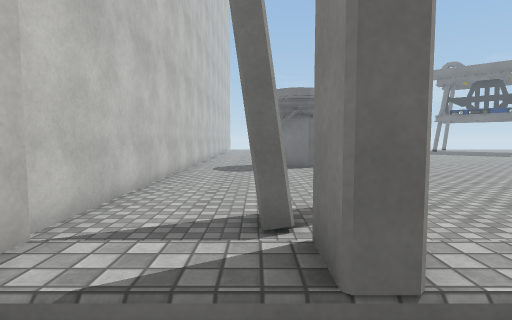
view 1 (above)

17 first-person views from a walk through a Unity game level. The camera is 1.4 m above the floor, tilts 4° down and sees 80° across. The floor is counted in squares, 1 m on a side. Each view is taken from the middle of a square. On the plan, view 1 faces up. The plan holds only what a view shows up to about 14 squares ahead; the rest is blank. The place goes on beyond the plan. The player is left out. Surface patterns are stand-ins for the level's own textures.

view 2
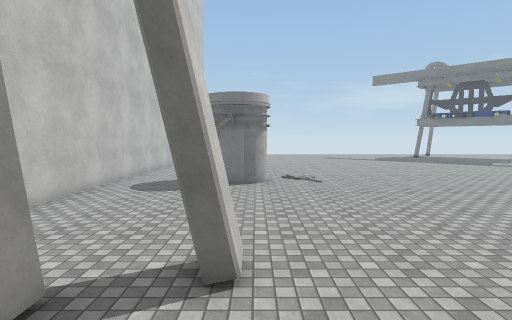

view 3
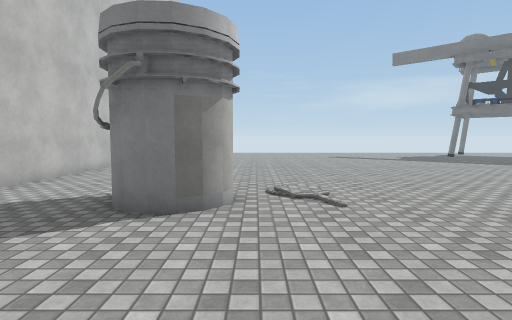

view 4
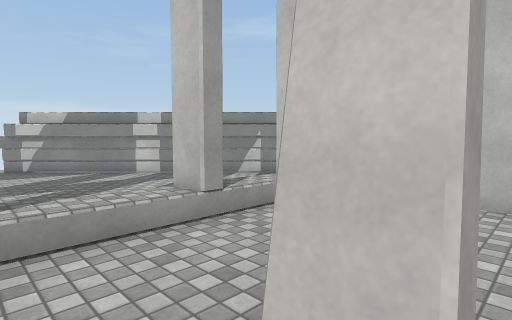

view 5
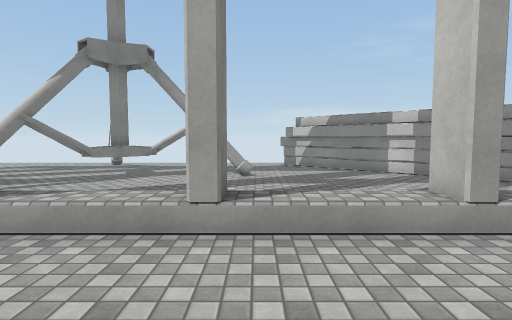

view 6
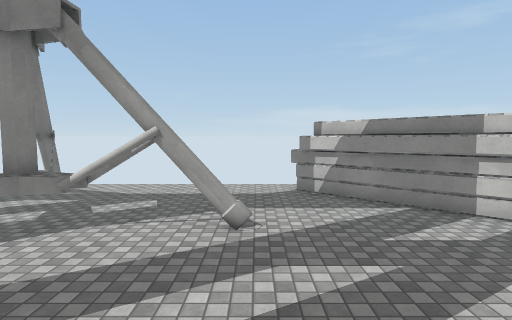

view 7
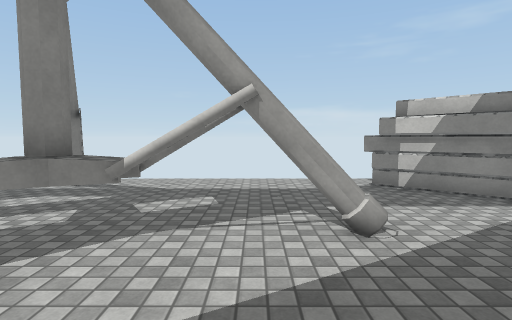

view 8
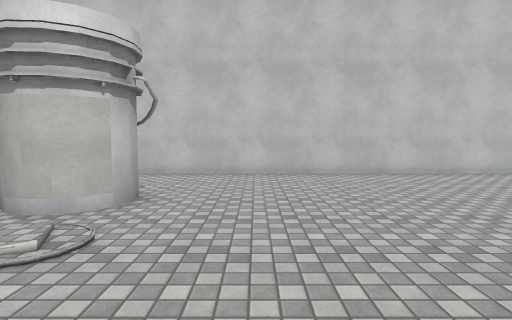

view 9
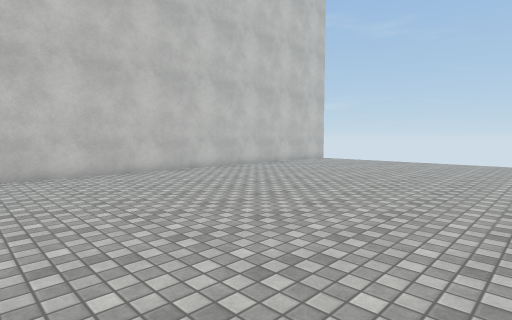

view 10
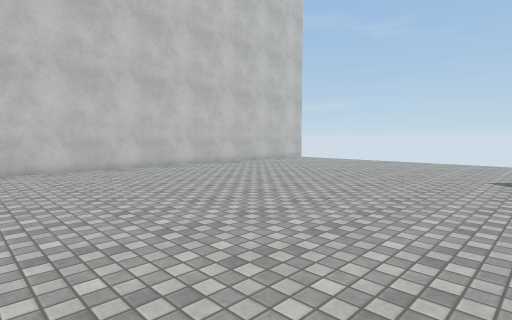

view 11
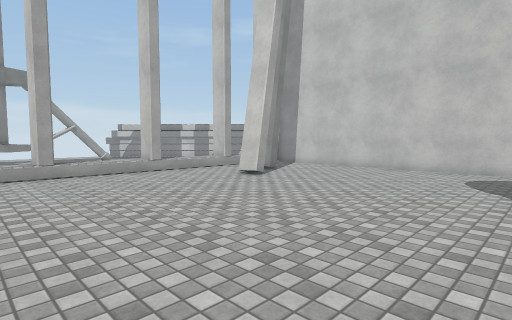

view 12
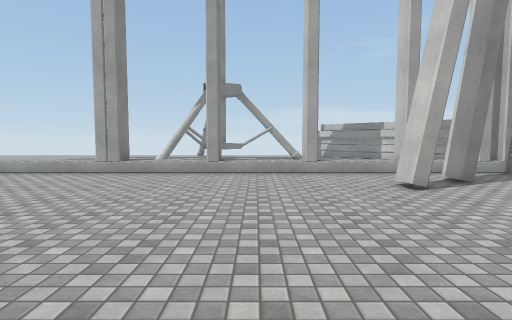

view 13
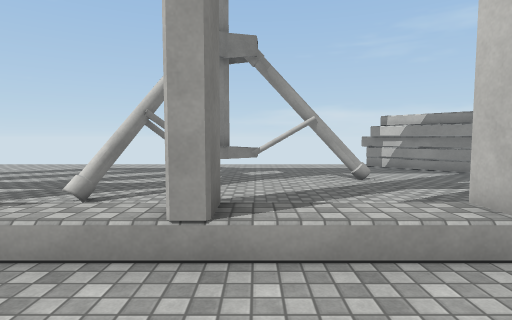

view 14
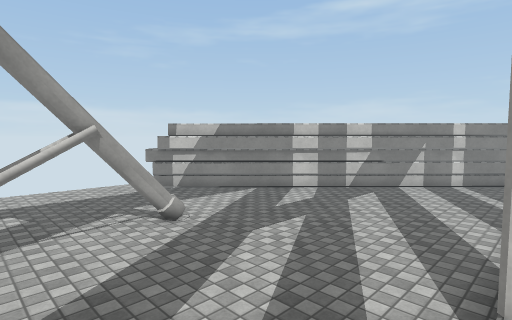

view 15
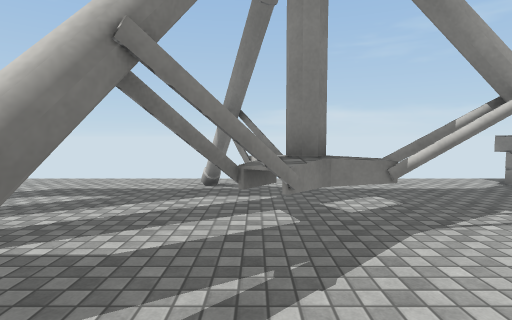

view 16
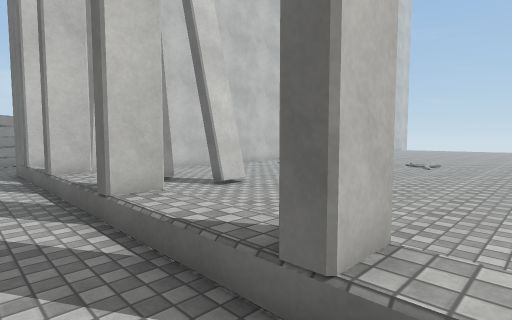

view 17
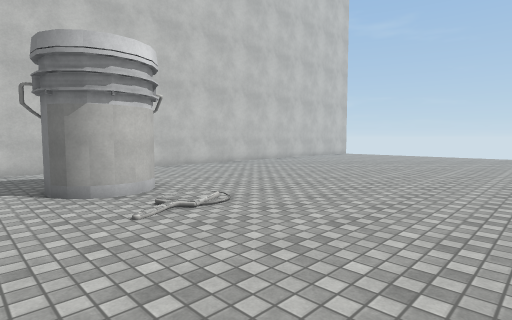

### Floor plan
Key: @ floor where view 1 was taken; # wall or solid block; . main floor; : floor 0.5 m higher than the main floor; / step, stairs or slope; = window, fence, low wall or low ledge; ^ raised ledge; B bucket; T thing the floor can be seen under or through; O other object.
Columns run from 7 left of view 1 to 11 right of it. Each row starts with its distance up from view 1.
 30     # ............
 29     #.............
 28     #.............
 27     #.............
 26     #..............
 25     #..............
 24     #..............
 23     #..............
 22     #..............
 21     #..............
 20     #..............
 19     #..............
 18     #..............
 17     #... ##./......
 16     #...B##./......
 15     #...###........
 14     #..............
 13     #..............
 12     #..............
 11     #..............
 10     #..............
  9     #..............
  8     #..............
  7     #..............
  6     #....#.........
  5     #..#...........
  4     #..............
  3     ##.............
  2  ..###OO#:::#:::#OO
  1  ...............
  0 #......@.......  .
 -1 ##.................
 -2  ##...............#
 -3   ##.............##
 -4    ##......=TTT.^^.
 -5     ###.....TTT^#^.
 -6       ##........##.
 -7        ##........##
 -8         ##........#
 -9          #........#
-10          ^.........

Positions as (right, up) in squares from view 1, and headings:
1: (0, 0), facing up
2: (3, 2), facing up
3: (4, 9), facing up
4: (4, 7), facing down-left
5: (4, 7), facing down
6: (4, 2), facing down
7: (6, 0), facing down
8: (9, 20), facing left
9: (9, 20), facing up-left
10: (11, 20), facing up-left
11: (11, 15), facing down-left
12: (7, 15), facing down
13: (8, 6), facing down
14: (8, 2), facing down-left
15: (10, 0), facing down
16: (10, 0), facing up-left
17: (11, 13), facing up-left
